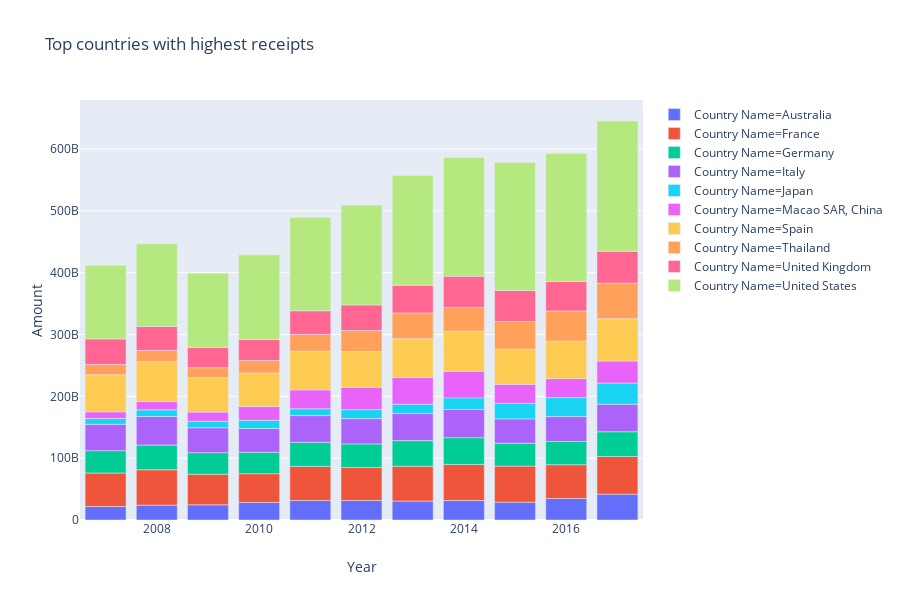

The notebook cell this image was saved under:
### Code cell
#make the bar plot of the top countries with highest receipts from trouism
receipts_bar = px.bar(receipts_clean_stack, 
                      x="Year", 
                      y="Amount", 
                      color="Country Name", 
                      hover_name="Country Name",
                      title="Top countries with highest receipts")
receipts_bar
#plotly.offline.plot(receipts_bar, filename="receipts_bar")

### Figure 1 — Plotly figure (JSON) as saved in the notebook; plotly's stock layout.template omitted (floating-point values rounded to 4 significant figures)
{"data": [{"alignmentgroup": "True", "hoverlabel": {"namelength": 0}, "hovertemplate": "<b>%{hovertext}</b><br><br>Country Name=Australia<br>Year=%{x}<br>Amount=%{y}", "hovertext": ["Australia", "Australia", "Australia", "Australia", "Australia", "Australia", "Australia", "Australia", "Australia", "Australia", "Australia"], "legendgroup": "Country Name=Australia", "marker": {"color": "#636efa"}, "name": "Country Name=Australia", "offsetgroup": "Country Name=Australia", "orientation": "v", "showlegend": true, "textposition": "auto", "type": "bar", "uid": "6da36c6b-78d0-4ab9-aa64-e241c589cdeb", "x": ["2007", "2008", "2009", "2010", "2011", "2012", "2013", "2014", "2015", "2016", "2017"], "xaxis": "x", "y": [21774000000, 23986000000, 24566000000, 28472000000, 31582000000, 31557000000, 30617000000, 31452000000, 28892000000, 34746000000, 41754000000], "yaxis": "y"}, {"alignmentgroup": "True", "hoverlabel": {"namelength": 0}, "hovertemplate": "<b>%{hovertext}</b><br><br>Country Name=France<br>Year=%{x}<br>Amount=%{y}", "hovertext": ["France", "France", "France", "France", "France", "France", "France", "France", "France", "France", "France"], "legendgroup": "Country Name=France", "marker": {"color": "#EF553B"}, "name": "Country Name=France", "offsetgroup": "Country Name=France", "orientation": "v", "showlegend": true, "textposition": "auto", "type": "bar", "uid": "fd0e1da6-4168-4d94-a7ec-06782a869e08", "x": ["2007", "2008", "2009", "2010", "2011", "2012", "2013", "2014", "2015", "2016", "2017"], "xaxis": "x", "y": [54210000000, 57229000000, 49576000000, 46466000000, 55115000000, 53348000000, 56457000000, 58404000000, 58307000000, 54690000000, 61020000000], "yaxis": "y"}, {"alignmentgroup": "True", "hoverlabel": {"namelength": 0}, "hovertemplate": "<b>%{hovertext}</b><br><br>Country Name=Germany<br>Year=%{x}<br>Amount=%{y}", "hovertext": ["Germany", "Germany", "Germany", "Germany", "Germany", "Germany", "Germany", "Germany", "Germany", "Germany", "Germany"], "legendgroup": "Country Name=Germany", "marker": {"color": "#00cc96"}, "name": "Country Name=Germany", "offsetgroup": "Country Name=Germany", "orientation": "v", "showlegend": true, "textposition": "auto", "type": "bar", "uid": "cd1a8a6a-6f4d-4137-9995-8a359bed9b31", "x": ["2007", "2008", "2009", "2010", "2011", "2012", "2013", "2014", "2015", "2016", "2017"], "xaxis": "x", "y": [36102000000, 39915000000, 34724000000, 34564000000, 38903000000, 38068000000, 41285000000, 43263000000, 36883000000, 37469000000, 39953000000], "yaxis": "y"}, {"alignmentgroup": "True", "hoverlabel": {"namelength": 0}, "hovertemplate": "<b>%{hovertext}</b><br><br>Country Name=Italy<br>Year=%{x}<br>Amount=%{y}", "hovertext": ["Italy", "Italy", "Italy", "Italy", "Italy", "Italy", "Italy", "Italy", "Italy", "Italy", "Italy"], "legendgroup": "Country Name=Italy", "marker": {"color": "#ab63fa"}, "name": "Country Name=Italy", "offsetgroup": "Country Name=Italy", "orientation": "v", "showlegend": true, "textposition": "auto", "type": "bar", "uid": "ecc758be-4f00-4d9b-96ad-18915b9be0bf", "x": ["2007", "2008", "2009", "2010", "2011", "2012", "2013", "2014", "2015", "2016", "2017"], "xaxis": "x", "y": [42658000000, 46191000000, 40375000000, 38438000000, 43241000000, 40960000000, 43829000000, 45547000000, 39420000000, 40373000000, 44548000000], "yaxis": "y"}, {"alignmentgroup": "True", "hoverlabel": {"namelength": 0}, "hovertemplate": "<b>%{hovertext}</b><br><br>Country Name=Japan<br>Year=%{x}<br>Amount=%{y}", "hovertext": ["Japan", "Japan", "Japan", "Japan", "Japan", "Japan", "Japan", "Japan", "Japan", "Japan", "Japan"], "legendgroup": "Country Name=Japan", "marker": {"color": "#19d3f3"}, "name": "Country Name=Japan", "offsetgroup": "Country Name=Japan", "orientation": "v", "showlegend": true, "textposition": "auto", "type": "bar", "uid": "5f884939-f839-4780-8981-cd1603f699cc", "x": ["2007", "2008", "2009", "2010", "2011", "2012", "2013", "2014", "2015", "2016", "2017"], "xaxis": "x", "y": [9345000000, 10820000000, 10329000000, 13224000000, 11000000000, 14581000000, 15093000000, 18812000000, 24968000000, 30752000000, 34065000000], "yaxis": "y"}, {"alignmentgroup": "True", "hoverlabel": {"namelength": 0}, "hovertemplate": "<b>%{hovertext}</b><br><br>Country Name=Macao SAR, China<br>Year=%{x}<br>Amount=%{y}", "hovertext": ["Macao SAR, China", "Macao SAR, China", "Macao SAR, China", "Macao SAR, China", "Macao SAR, China", "Macao SAR, China", "Macao SAR, China", "Macao SAR, China", "Macao SAR, China", "Macao SAR, China", "Macao SAR, China"], "legendgroup": "Country Name=Macao SAR, China", "marker": {"color": "#e763fa"}, "name": "Country Name=Macao SAR, China", "offsetgroup": "Country Name=Macao SAR, China", "orientation": "v", "showlegend": true, "textposition": "auto", "type": "bar", "uid": "b45d38d7-c410-4650-a66a-77cca92c44b9", "x": ["2007", "2008", "2009", "2010", "2011", "2012", "2013", "2014", "2015", "2016", "2017"], "xaxis": "x", "y": [10870000000, 13400000000, 14879000000, 22276000000, 30595000000, 36013000000, 43133000000, 42738000000, 30981000000, 30507000000, 35726000000], "yaxis": "y"}, {"alignmentgroup": "True", "hoverlabel": {"namelength": 0}, "hovertemplate": "<b>%{hovertext}</b><br><br>Country Name=Spain<br>Year=%{x}<br>Amount=%{y}", "hovertext": ["Spain", "Spain", "Spain", "Spain", "Spain", "Spain", "Spain", "Spain", "Spain", "Spain", "Spain"], "legendgroup": "Country Name=Spain", "marker": {"color": "#fecb52"}, "name": "Country Name=Spain", "offsetgroup": "Country Name=Spain", "orientation": "v", "showlegend": true, "textposition": "auto", "type": "bar", "uid": "d833ef29-1b5c-4782-9817-b26f3eb1aa36", "x": ["2007", "2008", "2009", "2010", "2011", "2012", "2013", "2014", "2015", "2016", "2017"], "xaxis": "x", "y": [59910000000, 64422000000, 55748000000, 54305000000, 62447000000, 57877000000, 62584000000, 65099000000, 56532000000, 60605000000, 68437000000], "yaxis": "y"}, {"alignmentgroup": "True", "hoverlabel": {"namelength": 0}, "hovertemplate": "<b>%{hovertext}</b><br><br>Country Name=Thailand<br>Year=%{x}<br>Amount=%{y}", "hovertext": ["Thailand", "Thailand", "Thailand", "Thailand", "Thailand", "Thailand", "Thailand", "Thailand", "Thailand", "Thailand", "Thailand"], "legendgroup": "Country Name=Thailand", "marker": {"color": "#ffa15a"}, "name": "Country Name=Thailand", "offsetgroup": "Country Name=Thailand", "orientation": "v", "showlegend": true, "textposition": "auto", "type": "bar", "uid": "3af9cda3-160d-4c3c-8df9-76b5b3ef3af3", "x": ["2007", "2008", "2009", "2010", "2011", "2012", "2013", "2014", "2015", "2016", "2017"], "xaxis": "x", "y": [16669000000, 18173000000, 16056000000, 20104000000, 27184000000, 33855000000, 41780000000, 38418000000, 44922000000, 48792000000, 57477000000], "yaxis": "y"}, {"alignmentgroup": "True", "hoverlabel": {"namelength": 0}, "hovertemplate": "<b>%{hovertext}</b><br><br>Country Name=United Kingdom<br>Year=%{x}<br>Amount=%{y}", "hovertext": ["United Kingdom", "United Kingdom", "United Kingdom", "United Kingdom", "United Kingdom", "United Kingdom", "United Kingdom", "United Kingdom", "United Kingdom", "United Kingdom", "United Kingdom"], "legendgroup": "Country Name=United Kingdom", "marker": {"color": "#ff6692"}, "name": "Country Name=United Kingdom", "offsetgroup": "Country Name=United Kingdom", "orientation": "v", "showlegend": true, "textposition": "auto", "type": "bar", "uid": "49cecdc7-5099-4edc-89a4-4ee2804ae142", "x": ["2007", "2008", "2009", "2010", "2011", "2012", "2013", "2014", "2015", "2016", "2017"], "xaxis": "x", "y": [41245000000, 38696000000, 32844000000, 33971000000, 38247000000, 41552000000, 45013000000, 50499000000, 50242000000, 47794000000, 51474000000], "yaxis": "y"}, {"alignmentgroup": "True", "hoverlabel": {"namelength": 0}, "hovertemplate": "<b>%{hovertext}</b><br><br>Country Name=United States<br>Year=%{x}<br>Amount=%{y}", "hovertext": ["United States", "United States", "United States", "United States", "United States", "United States", "United States", "United States", "United States", "United States", "United States"], "legendgroup": "Country Name=United States", "marker": {"color": "#b6e880"}, "name": "Country Name=United States", "offsetgroup": "Country Name=United States", "orientation": "v", "showlegend": true, "textposition": "auto", "type": "bar", "uid": "1d9be879-5fb6-4774-b2c4-767b3250a984", "x": ["2007", "2008", "2009", "2010", "2011", "2012", "2013", "2014", "2015", "2016", "2017"], "xaxis": "x", "y": [119037000000, 133765000000, 119900000000, 137010000000, 150866000000, 161633000000, 177483000000, 191919000000, 206936000000, 206901000000, 210748000000], "yaxis": "y"}], "layout": {"barmode": "relative", "grid": {"xaxes": ["x"], "xgap": 0.1, "xside": "bottom", "yaxes": ["y"], "ygap": 0.1, "yside": "left"}, "height": 600, "legend": {"tracegroupgap": 0}, "title": {"text": "Top countries with highest receipts"}, "xaxis": {"title": {"text": "Year"}}, "yaxis": {"title": {"text": "Amount"}}}}
